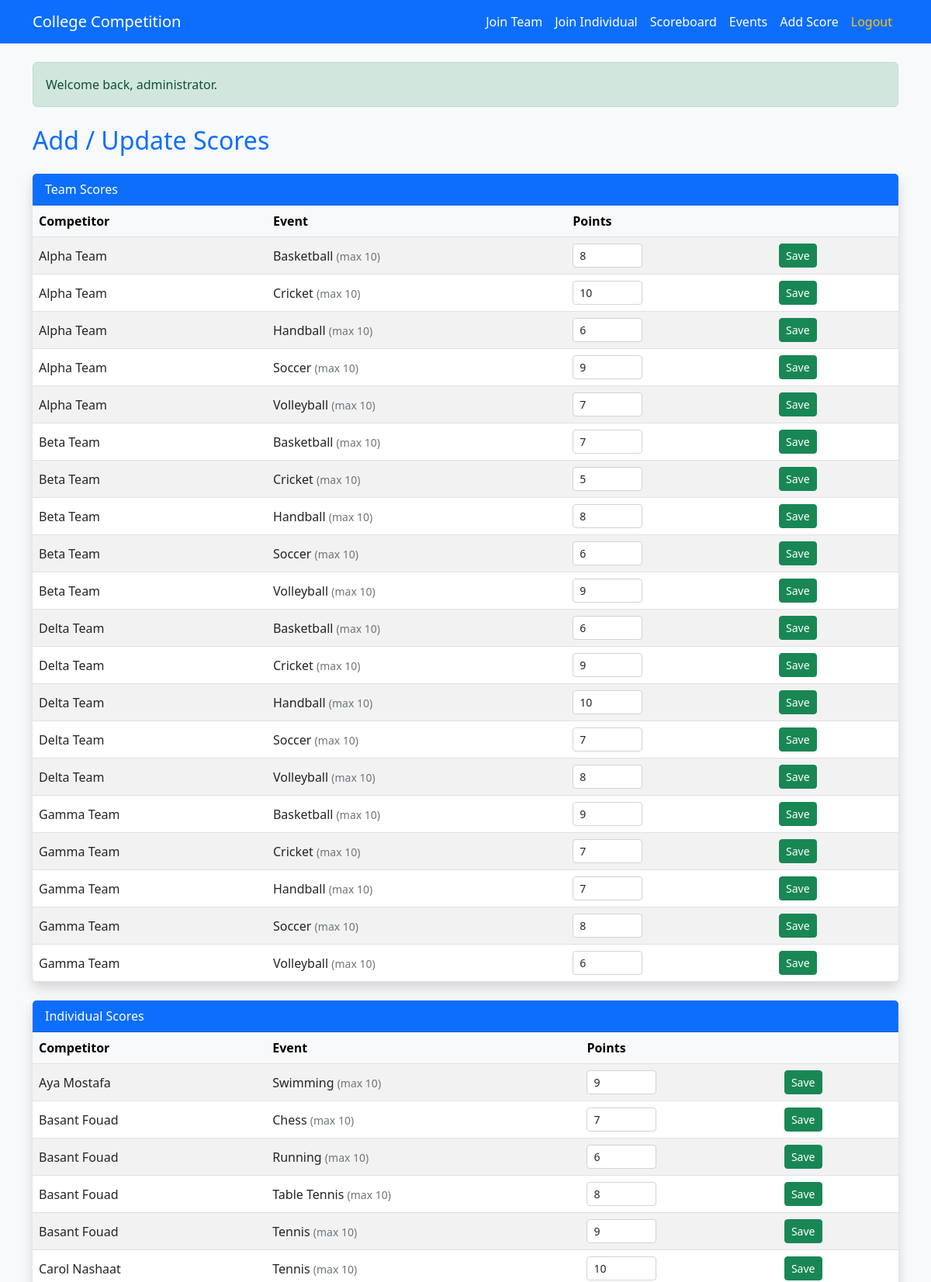
Page /add_score.php (signed in, upper part) on the committed database.
### tables this page shows
CREATE TABLE `team_event_participation` (
    `participation_id` INT UNSIGNED NOT NULL AUTO_INCREMENT,
    `team_id`          INT UNSIGNED NOT NULL,
    `event_id`         INT UNSIGNED NOT NULL,
    `points`           INT UNSIGNED NOT NULL DEFAULT 0,
    PRIMARY KEY (`participation_id`),
    UNIQUE KEY `uq_team_event` (`team_id`, `event_id`),
    KEY `idx_tep_event` (`event_id`),
    CONSTRAINT `fk_tep_team`
        FOREIGN KEY (`team_id`) REFERENCES `teams` (`team_id`)
        ON DELETE CASCADE ON UPDATE CASCADE,
    CONSTRAINT `fk_tep_event`
        FOREIGN KEY (`event_id`) REFERENCES `events` (`event_id`)
        ON DELETE CASCADE ON UPDATE CASCADE
);

CREATE TABLE `teams` (
    `team_id`    INT UNSIGNED NOT NULL AUTO_INCREMENT,
    `team_name`  VARCHAR(100) NOT NULL,
    `created_at` TIMESTAMP    NOT NULL DEFAULT CURRENT_TIMESTAMP,
    PRIMARY KEY (`team_id`),
    UNIQUE KEY `uq_team_name` (`team_name`),
    CONSTRAINT `chk_team_name_not_blank` CHECK (CHAR_LENGTH(TRIM(`team_name`)) > 0)
);

CREATE TABLE `events` (
    `event_id`   INT UNSIGNED NOT NULL AUTO_INCREMENT,
    `event_name` VARCHAR(100) NOT NULL,
    `event_type` ENUM('team','individual') NOT NULL,
    `max_points` INT UNSIGNED NOT NULL DEFAULT 10,
    PRIMARY KEY (`event_id`),
    UNIQUE KEY `uq_event_name_type` (`event_name`, `event_type`),
    CONSTRAINT `chk_max_points_positive` CHECK (`max_points` > 0)
);

CREATE TABLE `individual_event_participation` (
    `participation_id` INT UNSIGNED NOT NULL AUTO_INCREMENT,
    `individual_id`    INT UNSIGNED NOT NULL,
    `event_id`         INT UNSIGNED NOT NULL,
    `points`           INT UNSIGNED NOT NULL DEFAULT 0,
    PRIMARY KEY (`participation_id`),
    UNIQUE KEY `uq_individual_event` (`individual_id`, `event_id`),
    KEY `idx_iep_event` (`event_id`),
    CONSTRAINT `fk_iep_individual`
        FOREIGN KEY (`individual_id`) REFERENCES `individuals` (`individual_id`)
        ON DELETE CASCADE ON UPDATE CASCADE,
    CONSTRAINT `fk_iep_event`
        FOREIGN KEY (`event_id`) REFERENCES `events` (`event_id`)
        ON DELETE CASCADE ON UPDATE CASCADE
);

CREATE TABLE `individuals` (
    `individual_id` INT UNSIGNED NOT NULL AUTO_INCREMENT,
    `name`          VARCHAR(100) NOT NULL,
    `created_at`    TIMESTAMP    NOT NULL DEFAULT CURRENT_TIMESTAMP,
    PRIMARY KEY (`individual_id`),
    UNIQUE KEY `uq_individual_name` (`name`),
    CONSTRAINT `chk_individual_name_not_blank` CHECK (CHAR_LENGTH(TRIM(`name`)) > 0)
);

### functions.php (called while the page is built, shortened)
<?php
function e($value): string
{
    return htmlspecialchars((string) $value, ENT_QUOTES, 'UTF-8');
}

### add_score.php (the view, shortened to what this page needs)
<?php
require_once __DIR__ . '/functions.php';
$db = get_db();
$team_rows = $db->query(
    'SELECT p.participation_id, t.team_name AS competitor, e.event_name, e.max_points, p.points
       FROM team_event_participation p
       JOIN teams  t ON t.team_id  = p.team_id
       JOIN events e ON e.event_id = p.event_id
      ORDER BY t.team_name, e.event_name'
)->fetch_all(MYSQLI_ASSOC);
$individual_rows = $db->query(
    'SELECT p.participation_id, i.name AS competitor, e.event_name, e.max_points, p.points
       FROM individual_event_participation p
       JOIN individuals i ON i.individual_id = p.individual_id
       JOIN events e ON e.event_id = p.event_id
      ORDER BY i.name, e.event_name'
)->fetch_all(MYSQLI_ASSOC);
require_once __DIR__ . '/head.php';
function render_score_table(string $title, array $rows, string $type): void
{
    ?>
    <div class="card shadow border-0 mb-4">
        <div class="card-header bg-primary text-white"><?= e($title) ?></div>
        <div class="card-body p-0">
            <table class="table table-striped mb-0 align-middle">
                <thead class="table-light">
                    <tr><th>Competitor</th><th>Event</th><th>Points</th><th></th></tr>
                </thead>
                <tbody>
                    <?php foreach ($rows as $r): ?>
                        <tr>
                            <td><?= e($r['competitor']) ?></td>
                            <td><?= e($r['event_name']) ?> <small class="text-muted">(max <?= (int) $r['max_points'] ?>)</small></td>
                            <td>
                                <form action="add_score.php" method="post" class="d-flex gap-2">
                                    <input type="number" name="points" class="form-control form-control-sm"
                                           style="max-width:90px" min="0" max="<?= (int) $r['max_points'] ?>"
                                           value="<?= (int) $r['points'] ?>" required>
                            </td>
                            <td>
                                    <button class="btn btn-sm btn-success">Save</button>
                            </td>
                        </tr>
                    <?php endforeach; ?>
                </tbody>
            </table>
        </div>
    </div>
    <?php
}
?>
<div class="container mt-4">
    <h2 class="text-primary mb-4">Add / Update Scores</h2>
    <?php render_score_table('Team Scores', $team_rows, 'team'); ?>
</div>
</body>
</html>

### rows in the picture
team_event_participation: team.team_name "Alpha Team", event.event_name "Basketball", event.max_points "10", points "8"
team_event_participation: team.team_name "Alpha Team", event.event_name "Cricket", event.max_points "10", points "10"
team_event_participation: team.team_name "Alpha Team", event.event_name "Handball", event.max_points "10", points "6"
team_event_participation: team.team_name "Alpha Team", event.event_name "Soccer", event.max_points "10", points "9"
team_event_participation: team.team_name "Alpha Team", event.event_name "Volleyball", event.max_points "10", points "7"
team_event_participation: team.team_name "Beta Team", event.event_name "Basketball", event.max_points "10", points "7"
team_event_participation: team.team_name "Beta Team", event.event_name "Cricket", event.max_points "10", points "5"
team_event_participation: team.team_name "Beta Team", event.event_name "Handball", event.max_points "10", points "8"
team_event_participation: team.team_name "Beta Team", event.event_name "Soccer", event.max_points "10", points "6"
team_event_participation: team.team_name "Beta Team", event.event_name "Volleyball", event.max_points "10", points "9"
team_event_participation: team.team_name "Delta Team", event.event_name "Basketball", event.max_points "10", points "6"
team_event_participation: team.team_name "Delta Team", event.event_name "Cricket", event.max_points "10", points "9"
team_event_participation: team.team_name "Delta Team", event.event_name "Handball", event.max_points "10", points "10"
team_event_participation: team.team_name "Delta Team", event.event_name "Soccer", event.max_points "10", points "7"
team_event_participation: team.team_name "Delta Team", event.event_name "Volleyball", event.max_points "10", points "8"
team_event_participation: team.team_name "Gamma Team", event.event_name "Basketball", event.max_points "10", points "9"
team_event_participation: team.team_name "Gamma Team", event.event_name "Cricket", event.max_points "10", points "7"
team_event_participation: team.team_name "Gamma Team", event.event_name "Handball", event.max_points "10", points "7"
team_event_participation: team.team_name "Gamma Team", event.event_name "Soccer", event.max_points "10", points "8"
team_event_participation: team.team_name "Gamma Team", event.event_name "Volleyball", event.max_points "10", points "6"
individual_event_participation: individual.name "Aya Mostafa", event.event_name "Swimming", event.max_points "10", points "9"
individual_event_participation: individual.name "Basant Fouad", event.event_name "Chess", event.max_points "10", points "7"
individual_event_participation: individual.name "Basant Fouad", event.event_name "Running", event.max_points "10", points "6"
individual_event_participation: individual.name "Basant Fouad", event.event_name "Table Tennis", event.max_points "10", points "8"
individual_event_participation: individual.name "Basant Fouad", event.event_name "Tennis", event.max_points "10", points "9"
individual_event_participation: individual.name "Carol Nashaat", event.event_name "Tennis", event.max_points "10", points "10"

### other values in the picture
$flash['message'] "Welcome back, administrator."
$title "Team Scores Individual Scores"
